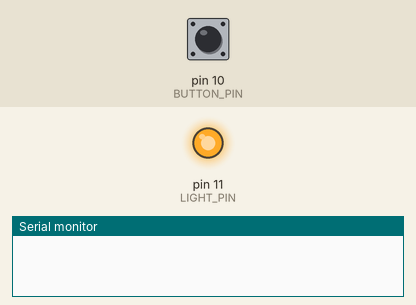
Recording of a sketch running on a simulated Arduino Uno, built with avr-gcc and run on an emulated ATmega328P. On the bench: output pins drawn as LEDs (lit = HIGH), the last lines printed to the serial monitor. The test bench sets the inputs (shaded band); at power-on: pin 10 (BUTTON_PIN) HIGH.

Above: at 1.2 s.
1.3 s: pin 10 (BUTTON_PIN) pulled LOW for 0.15 s
At 2.0 s:
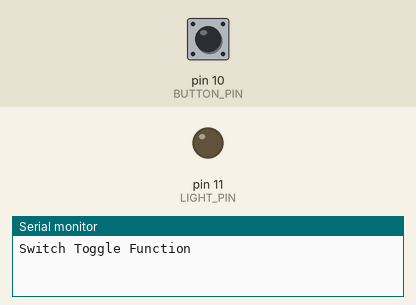
2.9 s: pin 10 (BUTTON_PIN) pulled LOW for 1 s
At 3.2 s:
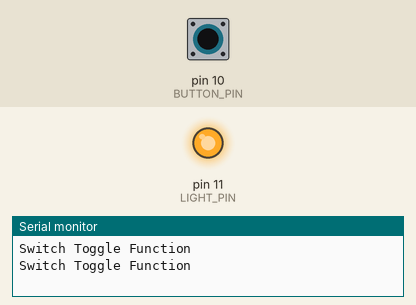
5.4 s: pin 10 (BUTTON_PIN) pulled LOW for 3.2 s
At 6.4 s:
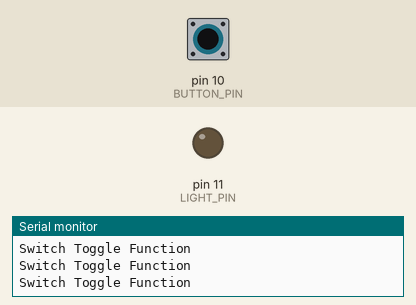
Timing chart, 0 to 8.4 s (numbered marks = the images above; inputs shaded):
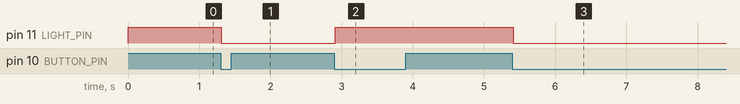

Measured:
- after the input at 1.3 s, pin 11 (LIGHT_PIN): HIGH → LOW at once
- after the input at 2.9 s, pin 11 (LIGHT_PIN): LOW → HIGH at once
- after the input at 5.4 s, pin 11 (LIGHT_PIN): HIGH → LOW at once

The sketch:

sketch.ino
```cpp
const int BUTTON_PIN = 10;  // Arduino pin connected to button's pin
const int LIGHT_PIN = 11;   // Arduino pin connected to the LIGHT

bool ledState;  // the current state of LED low == NC switch == lights off
bool ledState2;
bool ledState3;
bool lastButtonState;     // the previous state of button
bool currentButtonState;  // the current state of button

unsigned long lasttime = 0;
unsigned long lastbuttontime = 0;

void setup() {
  Serial.begin(9600);
  pinMode(BUTTON_PIN, INPUT_PULLUP);  // set arduino pin to input pull-up mode
  pinMode(LIGHT_PIN, OUTPUT);         // set arduino pin to output mode
  digitalWrite(LIGHT_PIN, true);      //defaults to lights OFF
  ledState = true;                    // the current state of LED low == NC switch == lights off
  ledState2 = true;
  ledState3 = true;
}

void loop() {
  if ((ledState != ledState2) || (ledState != ledState3) || (ledState2 != ledState3)) {
    Serial.println("Not equal!");
    //set light_pin to the the ledstate with the most same values
    if (ledState == ledState2) {
      digitalWrite(LIGHT_PIN, ledState);
      ledState3 = ledState;
    } else if (ledState == ledState3) {
      digitalWrite(LIGHT_PIN, ledState);
      ledState2 = ledState;
    } else if (ledState2 == ledState3) {
      digitalWrite(LIGHT_PIN, ledState2);
      ledState = ledState2;
    }
  }


  currentButtonState = digitalRead(BUTTON_PIN);
  if (!currentButtonState && (millis() - lastbuttontime) >= 10 && lastButtonState) {
    if ((millis() - lasttime) >= 1000) {
      Serial.println("Switch Toggle Function");
      // toggle state of LED
      ledState = !ledState;
      ledState2 = !ledState2;
      ledState3 = !ledState3;
      // control LED arccoding to the toggled state
      if (ledState == ledState2) {
        ledState3 = ledState;
        digitalWrite(LIGHT_PIN, ledState);
        lastButtonState = false;
        lastbuttontime = millis();
      } else if (ledState == ledState3) {
        ledState2 = ledState;
        digitalWrite(LIGHT_PIN, ledState);
        lastButtonState = false;
        lastbuttontime = millis();
      } else if (ledState2 == ledState3) {
        ledState = ledState2;
        digitalWrite(LIGHT_PIN, ledState2);
        lastButtonState = false;
        lastbuttontime = millis();
      }
      lasttime = millis();
    }
  }
  if (currentButtonState) { //if button is up position
    lastbuttontime = millis();
    lastButtonState = true;
  }
}
```
